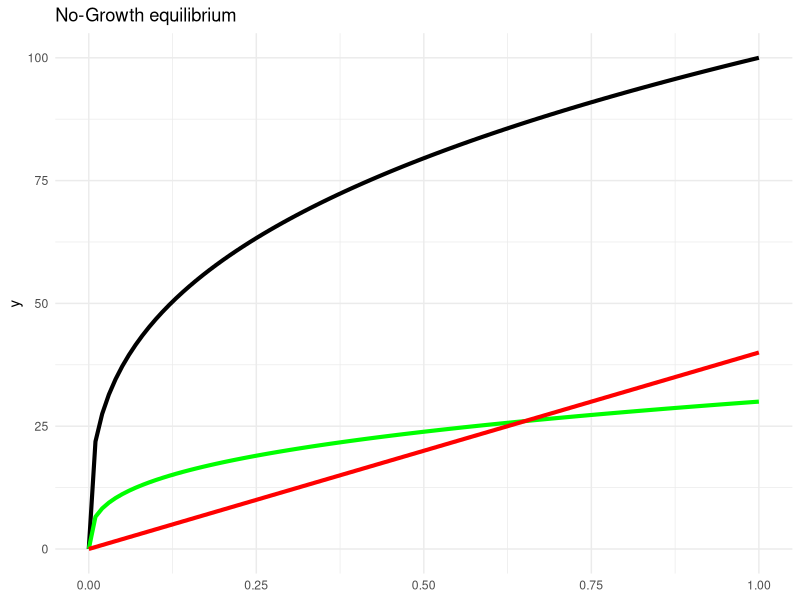
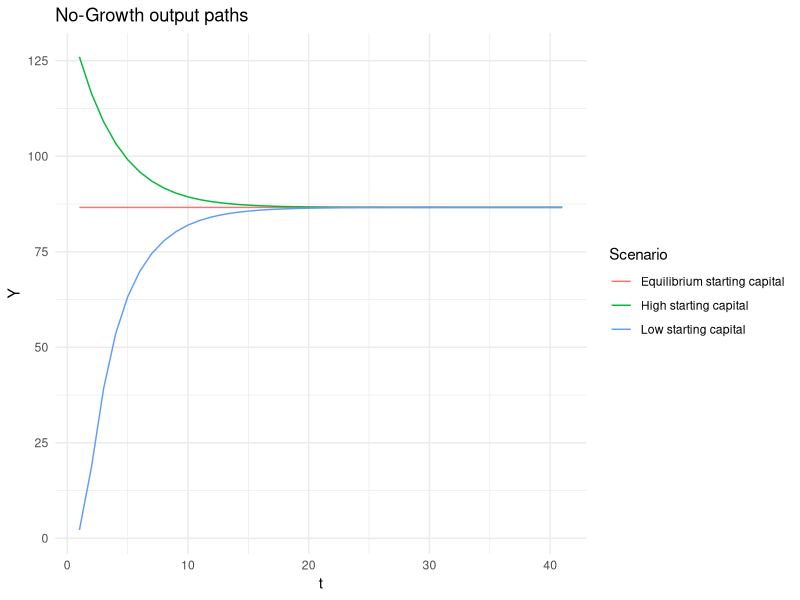
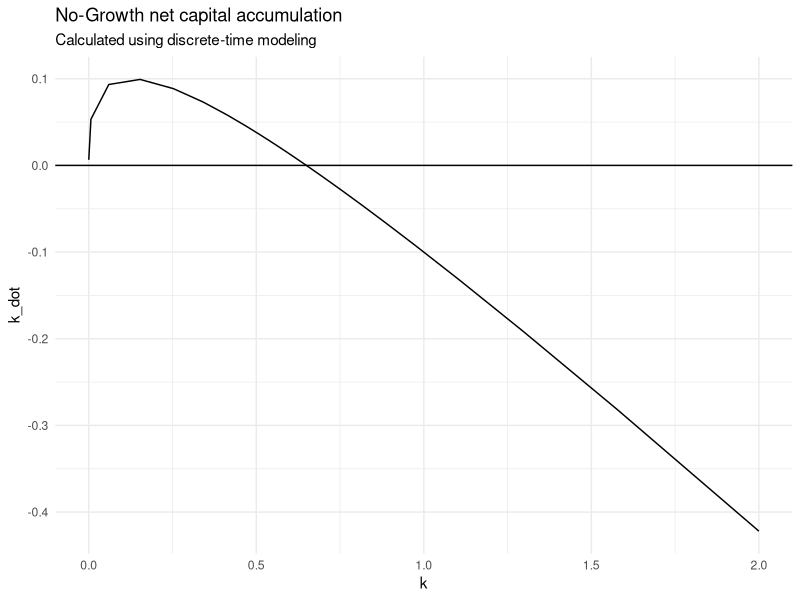
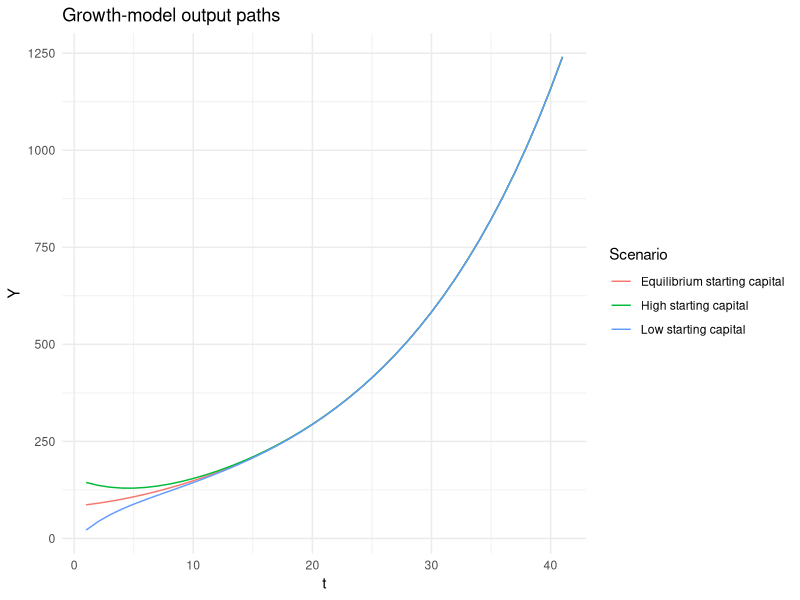
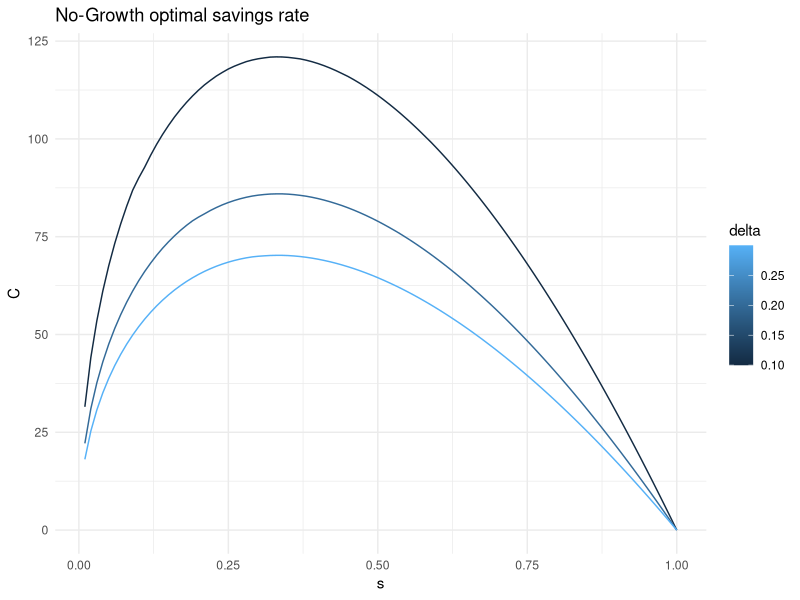

Write the R code that produced these figures, in order.
# Generic Solow model calculated in total units

library(data.table)
library(ggplot2)

# Can use any production function that is linearly homogenous and satisfies Inada conditions
# I will use a Cobb-Douglas function in which the technological parameter affects only L
cobb_douglas = function (A, L, K, alpha=1/3){
  return (K^alpha*(A*L)^(1-alpha))
}

# Basic structure of the state_variables and parameters
# Past states will be stored to document the path
sample_state <- data.frame(A = 2, L = 100, K = 100)

sample_parameters <- list(Y = cobb_douglas, s = 0.2, delta = 0.1, n = 0.03, g = 0.02)


# Calculates 1 time step using the formula K_dot = s*Y(A,L,K) - delta*K
iterate = function(state_variables, parameters){
  last_state = state_variables[nrow(state_variables),]
  next_state = data.frame(A=last_state$A*(1+parameters$g), L=last_state$L*(1+parameters$n),
                          K=last_state$K-parameters$delta*last_state$K
                          +parameters$s*parameters$Y(last_state$A,last_state$L,last_state$K))
  return (rbind(state_variables, next_state))
}


# Iterates the model until the growth rate of capital stock converges
calculate_to_equilibrium = function(state_variables, parameters, cutoff = 1e-6) {
  growth = function(){
    n = nrow(state_variables)
    if (n==1) {
      return (100)
    }
    return (state_variables[n, "K"]/state_variables[n-1, "K"])
  }
  last_growth = 1
  while (abs(last_growth - growth()) > cutoff) {
    last_growth = growth()
    state_variables = iterate(state_variables, parameters)
  }
  return (state_variables)
}

sample_path = calculate_to_equilibrium(sample_state, sample_parameters)

# just iterate a fixed number of times
calculate = function (state_variables, parameters, n=40) {
  for (i in (1:n)) {
    state_variables = iterate(state_variables, parameters)
  }
  return (state_variables)
}


# The data on the calculated convergence path can be expanded with derived 
# values we might be interested in
expand_data = function(path, Y=cobb_douglas) {
  path$t=c(1:nrow(path))
  path$Y=Y(path$A, path$L, path$K)
  path$Y_dot=shift(path$Y, -1)-path$Y
  path$Y_hat=path$Y_dot/path$Y
  path$y=path$Y/path$L
  path$y_dot=shift(path$y, -1)-path$y
  path$y_hat=path$y_dot/path$y
  path$y_tilde=path$Y/path$L/path$A
  path$y_tilde_dot=shift(path$y_tilde, -1)-path$y_tilde
  path$y_tilde_hat=path$y_tilde_dot/path$y_tilde
  path$K_dot=shift(path$K, -1)-path$K
  path$K_hat=path$K_dot/path$K
  path$k=path$K/path$L
  path$k_dot=shift(path$k, -1)-path$k
  path$k_hat=path$k_dot/path$k
  path$k_tilde=path$K/path$L/path$A
  path$k_tilde_dot=shift(path$k_tilde, -1)-path$k_tilde
  path$k_tilde_hat=path$k_tilde_dot/path$k_tilde
  return (path)
}

sample_expanded = expand_data(sample_path)



# Plot no-growth-model (s=0.3, delta=0.4)

ng_plot1 = ggplot() + theme_minimal()
ng_plot1 = ng_plot1 + labs(title="No-Growth equilibrium")
ng_plot1 = ng_plot1 + geom_function(fun=function(k){return (k^0.33*100)}, size=1.4)
ng_plot1 = ng_plot1 + geom_function(fun=function(k){return (k^0.33*0.3*100)}, col="green", size=1.4)
ng_plot1 = ng_plot1 + geom_function(fun=function(k){return (k*0.4*100)}, col="red", size=1.4)

ng_plot1

# Calculate no-growth-model (s=0.3, delta=0.4)

ng_parameters = list(Y = cobb_douglas, s = 0.3, delta = 0.4, n = 0, g = 0)

ng_state1 = data.frame(A = 1, L = 100, K = 0.001)
ng_expanded1 = expand_data(calculate(ng_state1, ng_parameters))
ng_expanded1$Scenario = "Low starting capital"
ng_state2 = data.frame(A = 1, L = 100, K = 200)
ng_expanded2 = expand_data(calculate(ng_state2, ng_parameters))
ng_expanded2$Scenario = "High starting capital"
ng_state3 = data.frame(A = 1, L = 100, K = (0.3/0.4)^(3/2)*100)
ng_expanded3 = expand_data(calculate(ng_state3, ng_parameters))
ng_expanded3$Scenario = "Equilibrium starting capital"

ng_allPaths = rbind(ng_expanded1, ng_expanded2, ng_expanded3)


# Plot Y over time

ng_plot3 = ggplot(ng_allPaths, aes(t,Y, group=Scenario, colour=Scenario)) + theme_minimal()
ng_plot3 = ng_plot3 + labs(title="No-Growth output paths")
ng_plot3 = ng_plot3 + geom_line()

ng_plot3

# Plot k_dot over k

ng_plot2 = ggplot() + theme_minimal()
ng_plot2 = ng_plot2 + labs(title="No-Growth net capital accumulation", subtitle="Calculated using discrete-time modeling")
ng_plot2 = ng_plot2 + geom_line(aes(k, k_dot), ng_expanded1)
ng_plot2 = ng_plot2 + geom_line(aes(k, k_dot), ng_expanded2)
ng_plot2 = ng_plot2 + geom_hline(aes(yintercept=0))

ng_plot2

# Calculate and plot growth-model with variable starting capital

g_parameters = list(Y = cobb_douglas, s = 0.3, delta = 0.4, n = 0.05, g = 0.02)

g_state1 = data.frame(A = 1, L = 100, K = 300)
g_expanded1 = expand_data(calculate(g_state1, g_parameters))
g_expanded1$Scenario = "High starting capital"
g_state2= data.frame(A = 1, L = 100, K = 1)
g_expanded2 = expand_data(calculate(g_state2, g_parameters))
g_expanded2$Scenario = "Low starting capital"
g_state3 = data.frame(A = 1, L = 100, K = (0.3/0.4)^(3/2)*100)
g_expanded3 = expand_data(calculate(g_state3, g_parameters))
g_expanded3$Scenario = "Equilibrium starting capital"

g_allPaths = rbind(g_expanded1, g_expanded2, g_expanded3)


g_plot1 = ggplot(g_allPaths, aes(t,Y, group=Scenario, colour=Scenario)) + theme_minimal()
g_plot1 = g_plot1 + labs(title="Growth-model output paths")
g_plot1 = g_plot1 + geom_line()

g_plot1

# What follows is stupid and can be solved a million times more efficiently
# I am iterating the model until equilibrium in order to deduce the effect of the savings rate

golden_rule_parameters = list(Y = cobb_douglas, s = 0, delta = 0.2, n = 0, g = 0)
golden_rule_starting_state = data.frame(A = 1, L = 100, K = 100)

golden_rule_data = data.frame(s=NULL, C=NULL, delta=NULL)

for(delta in c(0.1, 0.2, 0.3)){
  golden_rule_parameters$delta=delta
  for(s in c((1:100)/100)){
    golden_rule_parameters$s=s
    path=calculate_to_equilibrium(golden_rule_starting_state, golden_rule_parameters, 1e-4)
    lastY = golden_rule_parameters$Y(path$A, path$L, path$K)[nrow(path)]
    golden_rule_data = rbind(golden_rule_data, data.frame(s=s,C=lastY*(1-s),delta=golden_rule_parameters$delta))
  }
}


gr_plot = ggplot(golden_rule_data, aes(s,C, group=delta, colour=delta)) + theme_minimal()
gr_plot = gr_plot + labs(title="No-Growth optimal savings rate")
gr_plot = gr_plot + geom_line()

gr_plot
